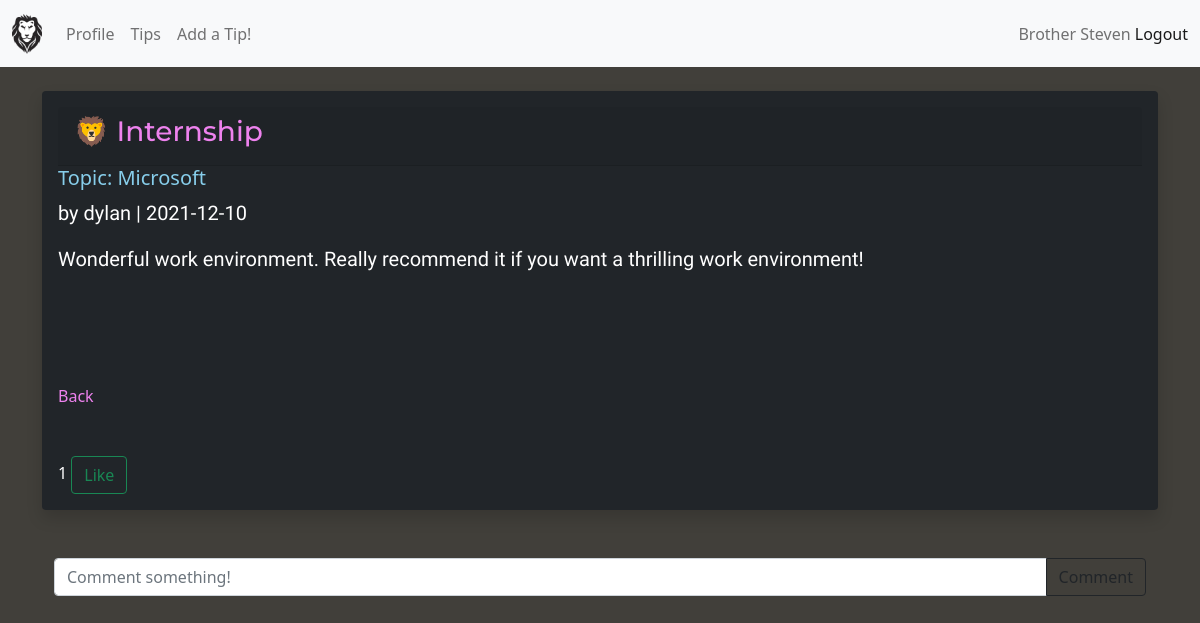
The app's page /tips/6 (signed in) with its own data.
### routes.py (models this page shows, shortened)
class Users(UserMixin, db.Model):
    id = db.Column(db.Integer, primary_key=True)
    username = db.Column(db.String(200), unique=True)
    name = db.Column(db.String(200), nullable=False)
    email = db.Column(db.String(120), unique=True)
    chapter_letters = db.Column(db.String(120))
    class_year = db.Column(db.Integer())
    date_added = db.Column(db.DateTime, default=datetime.now)
    password_hash = db.Column(db.String(128))
    tips = db.relationship('TipPost', backref="poster")
    comments = db.relationship('Comment', backref='poster', passive_deletes=True)
    likes = db.relationship('Like', backref='poster', passive_deletes=True)
    @property
    def password(self):
        raise AttributeError('password is not a readable attribute!')

class TipPost(db.Model):
    id = db.Column(db.Integer, primary_key=True)
    title = db.Column(db.String(255))
    body = db.Column(db.Text(500))
    date_posted = db.Column(db.Date, default=datetime.utcnow)
    topic = db.Column(db.String(255))
    poster_id = db.Column(db.Integer, db.ForeignKey('users.id'))
    comments = db.relationship('Comment', backref='tip_post', passive_deletes=True)
    likes = db.relationship('Like', backref='tip_post', passive_deletes=True)

### routes.py (the view)
@app.route('/tips/<int:id>')
@login_required
def tip(id):
    tip = TipPost.query.get_or_404(id)
    return render_template('tip.html', tip=tip)

### forms.py
class SearchForm(FlaskForm):
    searched = StringField("Searched", validators=[DataRequired()])
    submit = SubmitField("Submit")

### routes.py (called while the page is built)
@login_manager.user_loader
def load_user(user_id):
	return Users.query.get(int(user_id))

@app.context_processor
def base():
    form=SearchForm()
    return dict(form=form)

### templates/tip.html (shortened to what this page needs)
{% extends 'base.html' %}
{% block content %}
<div class="shadow text-white p-3 mb-5 bg-dark rounded">
    <div class="card-header"><h3>🦁 {{ tip.title }}</h3></div>
    <h5>Topic: {{ tip.topic }} </h5>
    <p>by {{ tip.poster.name }} | {{ tip.date_posted }}</p>
    {{ tip.body | safe}} <br><br>
    {% if tip.poster.id == current_user.id %}
    <a href="{{ url_for('edit_tip', id=tip.id)}}">Edit</a>
    <a href="{{ url_for('delete_tip', id=tip.id)}}">Delete</a>
    <a href="{{ url_for('tip_page')}}">Back</a>
    {% else %}
    <a href="{{ url_for('tip_page')}}">Back</a>
    {% endif %}
    <br><br><br>
    {{tip.likes|length}}
    <a href="/like/{{tip.id}}"><button type="button" class="btn btn-outline-success">Like</button></a>
</div>
<div class="container">
<form class="input-group mb-3" method="POST" action="/comment/{{ tip.id }}">
    <input type="text" id="body" name="body" class="form-control" placeholder="Comment something!" />
<button type="submit" class="btn btn-outline-dark">Comment</button>
</div>
<br>
{% endblock %}

### templates/nav.html (shortened to what this page needs)
<nav class="navbar navbar-expand-lg navbar-light bg-light" >
    <div class="container-fluid">
        {% if current_user.is_authenticated %}
        <a class="navbar-brand" href="{{ url_for('dashboard')}}"><img src="{{ url_for('static', filename='images/lion.png')}}" alt="" width="30" height="40" class="d-inline-block align-text-top"></a>
        {% else %}
        <a class="navbar-brand" href="{{ url_for('home')}}"><img src="{{ url_for('static', filename='images/lion.png')}}" alt="" width="30" height="40" class="d-inline-block align-text-top"></a>
        {% endif %}
        <div class="collapse navbar-collapse text-warning" id="navbarText">
            <ul class="navbar-nav me-auto mb-2 mb-lg-0">
                <li class="nav-item">
                    <a class="nav-link" href="{{ url_for('dashboard')}}">Profile</a>
                </li>
                <li class="nav-item">
                    <a class="nav-link" href="{{ url_for('tip_page')}}">Tips</a>
                </li>
                <li class="nav-item">
                    <a class="nav-link" href="{{ url_for('add_tip') }}">Add a Tip!</a>
                </li>
                {% if current_user.is_authenticated %}
                </ul>
                <span class="navbar-text">
                Brother {{ current_user.name }}
                    <a href="{{ url_for('logout')}}">Logout</a>
                </span>
                {% endif %}
        </div>
    </div>
</nav>

### static/css/styles.css (style rules this page uses)
body { background-color: rgb(65, 63, 58); }
a { text-decoration: none; color: violet; }
h3 { font-family: 'Montserrat', sans-serif; color: violet; }
p { font-family: 'Hind Madurai', sans-serif; font-size: 20px; }
h5 { color: skyblue; }

### records on screen
Users: name "Steven"
TipPost: title "Internship", topic "Microsoft", date_posted "2021-12-10", body "Wonderful work environment. Really recommend it if you want a thrilling work environment!"
Users: poster.name "dylan"

### other values on screen
{{ tip.likes|length }} "1"
